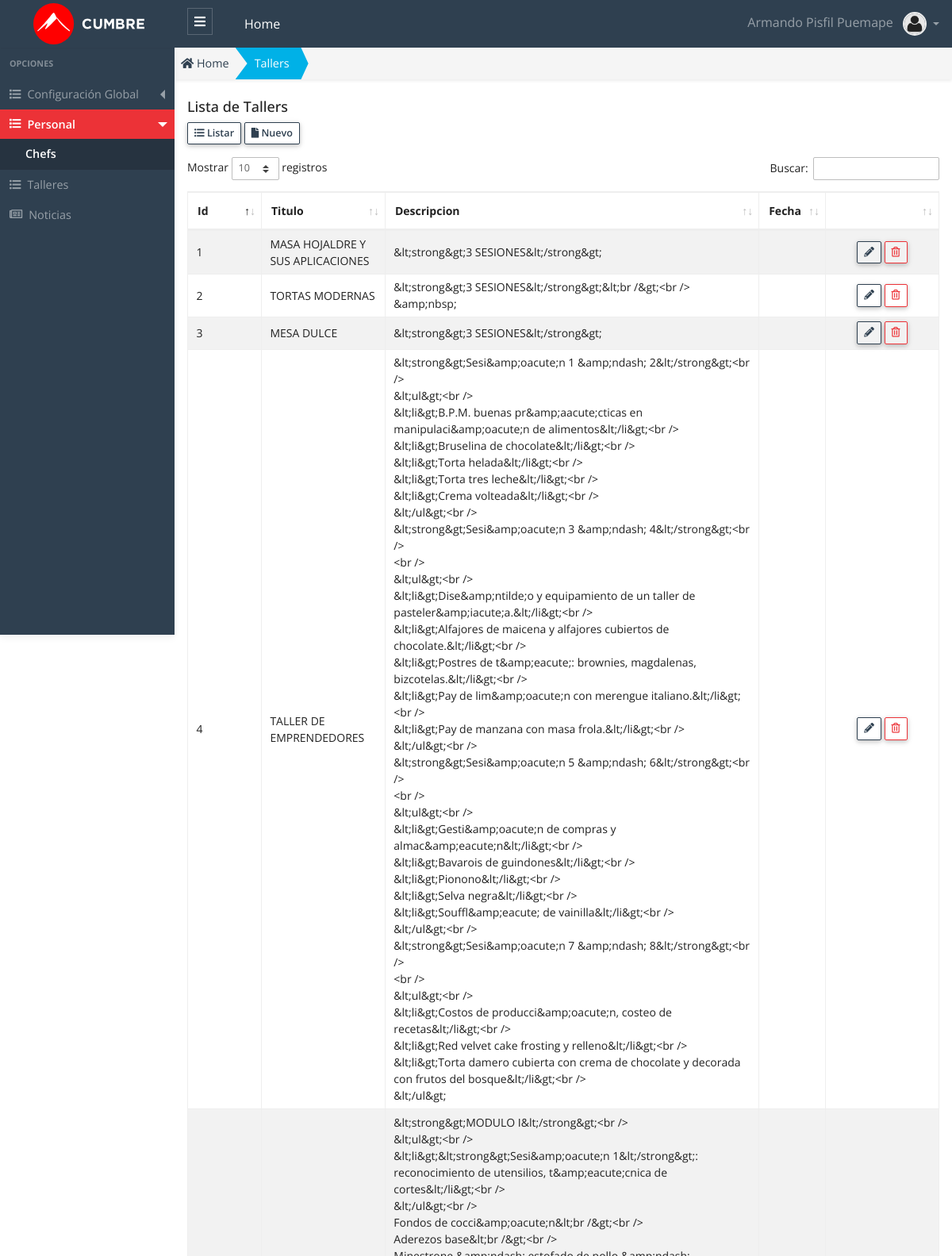
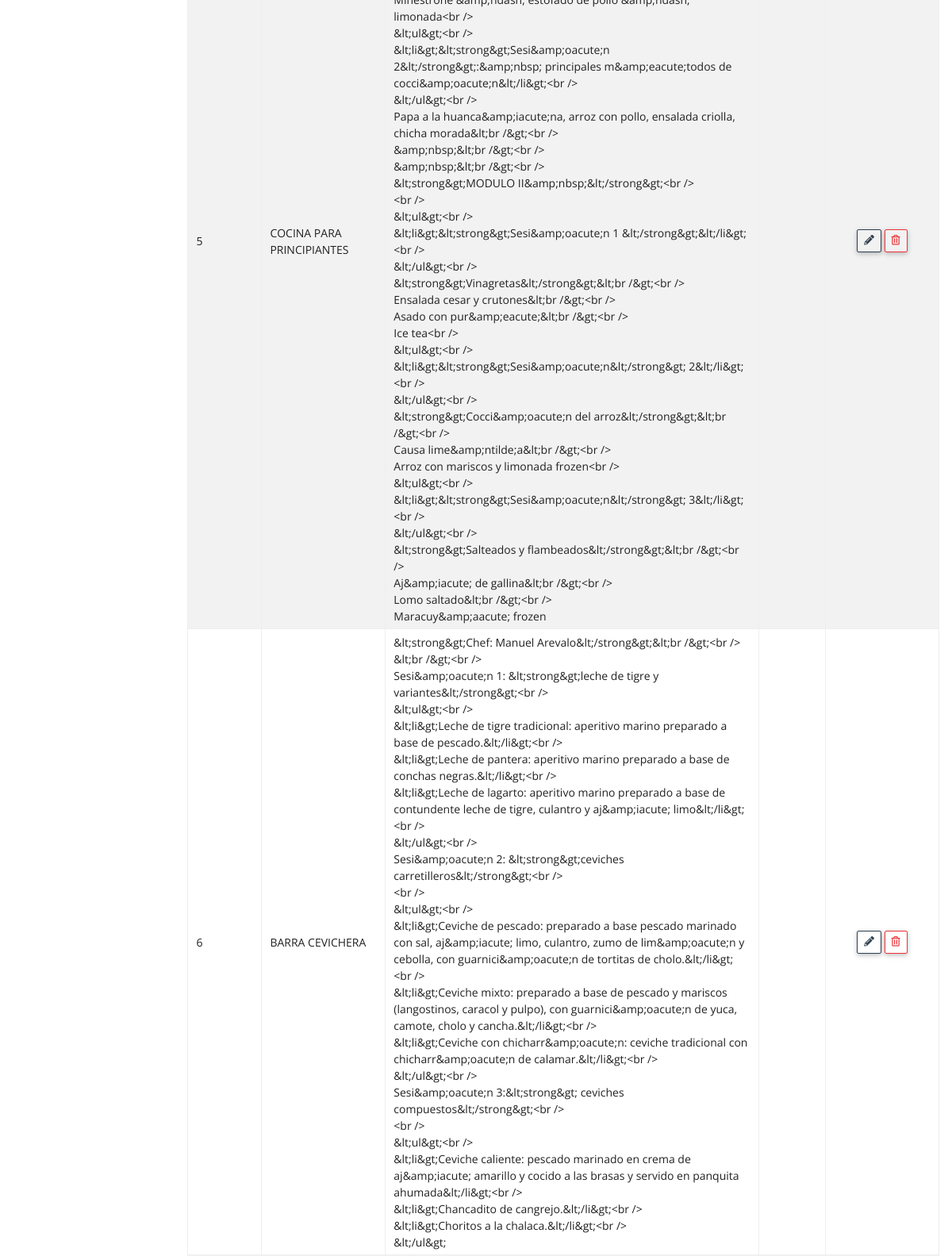
Page /public/admin/taller-1/taller.php (signed in, upper part) on the committed database (2 pictures, top to bottom).
### tables this page shows
CREATE TABLE `taller`  (
  `id` int(11) UNSIGNED NOT NULL AUTO_INCREMENT,
  `chef_id` int(10) UNSIGNED NULL DEFAULT 0,
  `titulo` varchar(75) NULL DEFAULT NULL,
  `descripcion` text NOT NULL,
  `imagen` varchar(75) NOT NULL,
  `certificacion` text NOT NULL,
  `titulos` text NOT NULL,
  `titulacion` text NOT NULL,
  `duracion` text NOT NULL,
  `dia` text NULL,
  `horario` text NULL,
  `lugar` text NULL,
  `precio` text NULL,
  `dirigido` text NULL,
  `sesiones` varchar(255) NULL DEFAULT '',
  `temas` text NULL,
  `url` varchar(200) NULL DEFAULT NULL,
  `item` int(11) NOT NULL,
  `glosa` text NULL,
  `publicar` char(1) NOT NULL DEFAULT 'S',
  `estado` int(1) NOT NULL DEFAULT 1,
  `created_up` timestamp(0) NOT NULL DEFAULT CURRENT_TIMESTAMP(0) ON UPDATE CURRENT_TIMESTAMP(0),
  PRIMARY KEY (`id`) USING BTREE
);

### public/app/database/Connection.php (called while the page is built, shortened)
<?php
Class Connection
{
  protected $db_host   = 'localhost';
  protected $db_user   = 'root';
  protected $db_pass   = '';
  protected $db_name   = 'escuelac_w_ne16';
  protected $db_port   = '3306';
  protected $db_driver = 'mysql';
  protected $query  = '';
  protected $conn   = null  ;
  private function openConnection()
  {
    $str_conn = $this->db_driver.":host=".$this->db_host.";port=".$this->db_port.";dbname=" .$this->db_name;
    $this->conn = new PDO($str_conn,$this->db_user,$this->db_pass);
    $this->conn->setAttribute(PDO::ATTR_ERRMODE, PDO::ERRMODE_EXCEPTION);
    $this->conn->query("SET NAMES 'utf8'");
    return $this->conn ;
  }
  protected function executeQuery()
  {
    $stm = $this->conn->prepare($this->query);
    $this->status = $stm->execute() ;
    if($this->status)
    {
      $column_count = $stm->columnCount() ;
      if ($column_count > 0)
      {
        $rows  = $stm->fetchAll(PDO::FETCH_ASSOC) ;
      }
    }
  }
}

### public/app/models/Taller.php (called while the page is built, shortened)
<?php
class Taller extends Connection {
  public function getAll()
  {
    try{
      $this->query = "SELECT * FROM taller; ";
      $this->executeQuery();
      $data = $this->rows ;
      return $data;
    }catch(exception $e){
      throw new Exception($e->getMessage());
    }
  }
}

### public/app/controllers/TallerController.php (called while the page is built, shortened)
<?php
 class TallerController
{
  public function getAll()
  {
    try
    {
      $taller  = new Taller();
      $data = $taller->getAll();
      return $data ;
    }
    catch (Exception $e)
    {
      throw new Exception($e->getMessage());
    }
  }
}

### public/admin/taller-1/taller.php (the view, shortened to what this page needs)
<?php
    $taller_controller = new TallerController();
    $data = $taller_controller->getAll();
?>
<?php $title_page = "Tallers" ; ?>
<!DOCTYPE html>
<html lang="es">
<head>
  <?php
    require_once "../layout/head_links.phtml";
  ?>
  <link rel="stylesheet" href="plugins/datatables/css/dataTables.bootstrap4.min.css">
</head>
<body>
  <?php require "../layout/header.phtml"; ?>
  <div class="app-wrap">
    <?php require_once "../layout/sidebar.phtml";?>
    <main role="main" class="main">
      <nav class="full-content" aria-label="breadcrumb">
        <ol class="breadcrumb breadcrumb-shape shadow-sm radius-0">
          <li class="breadcrumb-item">
            <a href="admin">
              <i class="fas fa-home"></i> Home
            </a>
          </li>
          <li class="breadcrumb-item active bg-info text-white" aria-current="page">
            <?php echo $title_page ?>
          </li>
        </ol>
      </nav>
      <div class="container-full py-2 fs-x-14">
        <div class="row">
          <div class="col-12">
            <h5 class="page-header-title">Lista de <?php echo $title_page ?> </h5>
          </div>
          <div class="col-12 mb-3">
            <a href="admin/taller/taller.php" class="btn btn-outline-primary btn-sm btn-bar" role="button">
              <i class="fas fa-list-ul"></i>
              Listar
            </a>
            <a href="admin/taller/nuevo.php" class="btn btn-outline-primary btn-sm btn-bar" role="button">
              <i class="fas fa-file"></i>
              Nuevo
            </a>
          </div>
          <div class="col-12">
            <div class="table-responsive">
              <table id="dataTableList" class="table table-striped table-bordered" style="width:100%">
                <thead>
                  <tr>
                    <th width="50">Id </th>
                    <th>Titulo </th>
                    <th>Descripcion </th>
                    <th>Fecha </th>
                    <th width="100"></th>
                  </tr>
                </thead>
                <tbody>
                  <?php foreach ($data as &$row) {?>
                  <?php
                    $title_estado = "" ;
                    if(!empty($row["estado"])){
                      if($row["estado"] == 1){
                        $title_estado = "Eliminar" ;
                      }
                      else {
                        $title_estado = "Recuperar" ;
                      }
                    }
                  ?>
                  <tr class="<?php if($row["estado"] == 0 ) echo "tr-estado" ;?>">
                    <td> <?php echo $row["id"] ?> </td>
                    <td> <?php echo $row["titulo"] ?> </td>
                    <td> <?php echo $row["descripcion"] ?> </td>
                    <td> <?php echo $row["fecha"] ?> </td>
                    <td class="text-center">
                      <a class="btn btn-outline-primary btn-sm lh-1 btn-table"
                        href="admin/taller/editar.php?id=<?php echo $row["id"] ?>" title="Editar">
                        <i class="fas fa-pencil-alt"></i>
                      </a>
                      <button class="btn btn-outline-danger btn-sm lh-1 btn-table"
                        onclick="modalDelete(<?php echo $row["id"] ?>, `<?php echo $row['titulo'] ?>`,`<?php echo $title_estado ?>`,`<?php echo $row['estado'] ?>`);"
                        title="<?php echo $title_estado ;?>">
                        <i class="far fa-trash-alt"></i>
                      </button>
                    </td>
                  </tr>
                  <?php }?>
                </tbody>
              </table>
            </div>
          </div>
        </div>
      </div>
    </main>
  </div>
</body>
</html>

### rows in the picture
taller: id "1", titulo "MASA HOJALDRE Y SUS APLICACIONES", descripcion "&lt;strong&gt;3 SESIONES&lt;/strong&gt;"
taller: id "2", titulo "TORTAS MODERNAS", descripcion "&lt;strong&gt;3 SESIONES&lt;/strong&gt;&lt;br /&gt;<br /> &amp;nbsp;"
taller: id "3", titulo "MESA DULCE", descripcion "&lt;strong&gt;3 SESIONES&lt;/strong&gt;"
taller: id "4", titulo "TALLER DE EMPRENDEDORES", descripcion "&lt;strong&gt;Sesi&amp;oacute;n 1 &amp;ndash; 2&lt;/strong&gt;<br /> &lt;ul&gt;<br /> &lt;li&gt;B.P.M. buenas pr&amp;aacute;cticas en manipulaci&amp;oacute;n de alimentos&lt;/li&gt;<br /> &lt;li&gt;Bruselina de chocolate&lt;/li&gt;<br /> &lt;li&gt;Torta helada&lt;/li&gt;<br /> &lt;li&gt;Torta tres leche&lt;/li&gt;<br /> &lt;li&gt;Crema volteada&lt;/li&gt;<br /> &lt;/ul&gt;<br /> &lt;strong&gt;Sesi&amp;oacute;n 3 &amp;ndash; 4&lt;/strong&gt;<br /> <br /> &lt;ul&gt;<br /> &lt;li&gt;Dise&amp;ntilde;o y equipamiento de un taller de pasteler&amp;iacute;a.&lt;/li&gt;<br /> &lt;li&gt;Alfajores de maicena y alfajores cubiertos de chocolate.&lt;/li&gt;<br /> &lt;li&gt;Postres de t&amp;eacute;:…"
taller: id "5", titulo "COCINA PARA PRINCIPIANTES", descripcion "&lt;strong&gt;MODULO I&lt;/strong&gt;<br /> &lt;ul&gt;<br /> &lt;li&gt;&lt;strong&gt;Sesi&amp;oacute;n 1&lt;/strong&gt;: reconocimiento de utensilios, t&amp;eacute;cnica de cortes&lt;/li&gt;<br /> &lt;/ul&gt;<br /> Fondos de cocci&amp;oacute;n&lt;br /&gt;<br /> Aderezos base&lt;br /&gt;<br /> Minestrone &amp;ndash; estofado de pollo &amp;ndash; limonada<br /> &lt;ul&gt;<br /> &lt;li&gt;&lt;strong&gt;Sesi&amp;oacute;n 2&lt;/strong&gt;:&amp;nbsp; principales m&amp;eacute;todos de cocci&amp;oacute;n&lt;/li&gt;<br /> &lt;/ul&gt;<br /> Papa a la huanca&amp;iacute;na, arroz con pollo, ensalada criolla, chicha morada&lt;br /&gt;<br /> &amp;nbsp;&lt;br /&gt;<br /> &amp;nbsp;&lt;br /&gt;<br />…"
taller: id "6", titulo "BARRA CEVICHERA", descripcion "&lt;strong&gt;Chef: Manuel Arevalo&lt;/strong&gt;&lt;br /&gt;<br /> &lt;br /&gt;<br /> Sesi&amp;oacute;n 1: &lt;strong&gt;leche de tigre y variantes&lt;/strong&gt;<br /> &lt;ul&gt;<br /> &lt;li&gt;Leche de tigre tradicional: aperitivo marino preparado a base de pescado.&lt;/li&gt;<br /> &lt;li&gt;Leche de pantera: aperitivo marino preparado a base de conchas negras.&lt;/li&gt;<br /> &lt;li&gt;Leche de lagarto: aperitivo marino preparado a base de contundente leche de tigre, culantro y aj&amp;iacute; limo&lt;/li&gt;<br /> &lt;/ul&gt;<br /> Sesi&amp;oacute;n 2: &lt;strong&gt;ceviches carretilleros&lt;/strong&gt;<br /> <br /> &lt;ul&gt;<br /> &lt;li&gt;Ceviche de pescado: preparado a base…"

### other values in the picture
$_SESSION['USER']['nombre'] "Armando"
$_SESSION['USER']['apellidos'] "Pisfil Puemape"
$title_page "Tallers"
